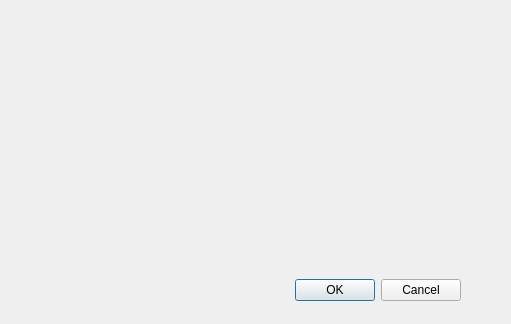
<?xml version="1.0" encoding="UTF-8"?>
<ui version="4.0">
 <class>DialogUI</class>
 <widget class="QDialog" name="DialogUI">
  <property name="geometry">
   <rect>
    <x>0</x>
    <y>0</y>
    <width>511</width>
    <height>324</height>
   </rect>
  </property>
  <property name="windowTitle">
   <string>Dialog</string>
  </property>
  <widget class="QDialogButtonBox" name="buttonBox">
   <property name="geometry">
    <rect>
     <x>240</x>
     <y>270</y>
     <width>221</width>
     <height>41</height>
    </rect>
   </property>
   <property name="orientation">
    <enum>Qt::Horizontal</enum>
   </property>
   <property name="standardButtons">
    <set>QDialogButtonBox::Cancel|QDialogButtonBox::Ok</set>
   </property>
  </widget>
 </widget>
 <resources/>
 <connections>
  <connection>
   <sender>buttonBox</sender>
   <signal>accepted()</signal>
   <receiver>DialogUI</receiver>
   <slot>accept()</slot>
   <hints>
    <hint type="sourcelabel">
     <x>248</x>
     <y>254</y>
    </hint>
    <hint type="destinationlabel">
     <x>157</x>
     <y>274</y>
    </hint>
   </hints>
  </connection>
  <connection>
   <sender>buttonBox</sender>
   <signal>rejected()</signal>
   <receiver>DialogUI</receiver>
   <slot>reject()</slot>
   <hints>
    <hint type="sourcelabel">
     <x>316</x>
     <y>260</y>
    </hint>
    <hint type="destinationlabel">
     <x>286</x>
     <y>274</y>
    </hint>
   </hints>
  </connection>
 </connections>
</ui>
